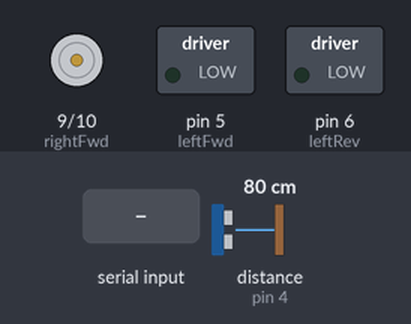
Simulated run of this sketch. Board: Arduino Uno, built with avr-gcc and run on an emulated ATmega328P. On the bench: motor-driver pin pairs drawn as motors (green arrow = first pin HIGH = forward, orange = second pin HIGH = backward, longer = more drive), switched loads named in the sketch (green lamp = pin HIGH). Wiring (inferred from the names in the program): ultrasonic range finder: trigger pin 3; echo pin 4. The test bench sets the inputs (shaded band); at power-on: distance to the obstacle (sensor on pin 4) 80 cm. The echo pulse lasts 58.3 µs per cm; pins used as bus, display or sensor lines are not drawn.

Above: at 1.2 s.
1.3 s: "MOTOR 1\n" received over Serial
At 2.5 s:
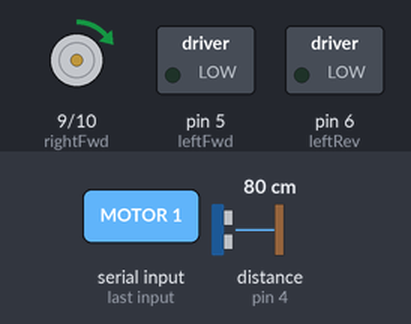
2.8 s: "MOTOR 150\n" received over Serial
At 3.8 s:
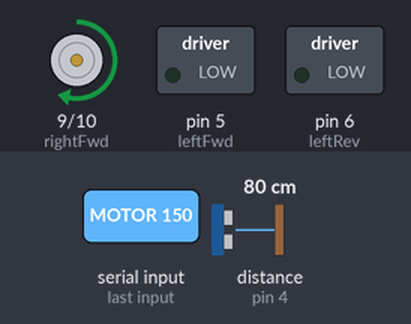
4.3 s: distance to the obstacle (sensor on pin 4) set to 12 cm
5.8 s: distance to the obstacle (sensor on pin 4) set to 9 cm
At 6.9 s:
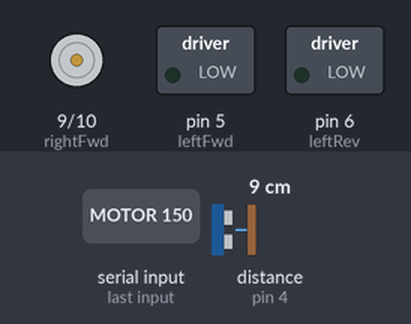
Timing chart, 0 to 8.3 s (numbered marks = the images above; inputs shaded):
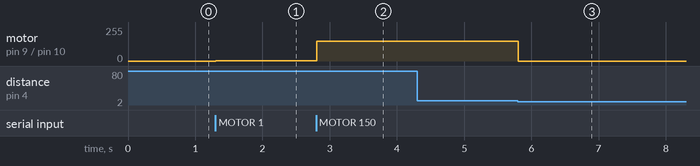

Measured:
- the behaviour switches between 11 and 10 cm on distance to the obstacle (sensor on pin 4) (found by bisection; images 2 and 3)
- after the input at 1.3 s, motor on pin 9 (rightFwd) / pin 10 (rightRev): stopped → forward 1/255 at once
- after the input at 2.8 s, motor on pin 9 (rightFwd) / pin 10 (rightRev): forward 1/255 → forward 150/255 at once
- after the input at 4.3 s, every drawn part: stays the same
- after the input at 5.8 s, motor on pin 9 (rightFwd) / pin 10 (rightRev): forward 150/255 → stopped at once

The sketch:

arduinocode.ino
```cpp
// Pin definitions for motors
const int rightFwd = 9;
const int rightRev = 10;
const int leftFwd = 5;
const int leftRev = 6;

// Pin definitions for ultrasonic sensor
const int trigPin = 3;
const int echoPin = 4;

// Motor control variables
int rightPwm = 0;
int leftPwm = 0;

// Function to update PWM values
void updatePwm(int rightPwm, int leftPwm) {
  analogWrite(rightFwd, rightPwm);
  analogWrite(leftFwd, leftPwm);
  analogWrite(rightRev, 0);
  analogWrite(leftRev, 0);
}

// Function to stop motors
void pwmStop() {
  analogWrite(rightFwd, 0);
  analogWrite(rightRev, 0);
  analogWrite(leftFwd, 0);
  analogWrite(leftRev, 0);
}

// Function to get distance from ultrasonic sensor
long getDistance() {
  digitalWrite(trigPin, LOW);
  delayMicroseconds(2);
  digitalWrite(trigPin, HIGH);
  delayMicroseconds(10);
  digitalWrite(trigPin, LOW);

  long duration = pulseIn(echoPin, HIGH);
  long distance = (duration / 2) / 29.1;  // Convert to cm
  return distance;
}

void setup() {
  // Initialize motor pins
  pinMode(rightFwd, OUTPUT);
  pinMode(rightRev, OUTPUT);
  pinMode(leftFwd, OUTPUT);
  pinMode(leftRev, OUTPUT);

  // Initialize pins for ultrasonic sensor
  pinMode(trigPin, OUTPUT);
  pinMode(echoPin, INPUT);

  // Initialize serial communication
  Serial.begin(9600);

  // Stop motors at startup
  pwmStop();
}

void loop() {
  // Read distance from ultrasonic sensor
  long distance = getDistance();

  // If distance is less than 10 cm, stop the motors
  if (distance < 10) {
    pwmStop();
  } else {
    // Check for incoming serial data
    if (Serial.available() > 0) {
      String command = Serial.readStringUntil('\n');

      // Process motor command
      if (command.startsWith("MOTOR")) {
        int separatorIndex = command.indexOf(' ', 6);
        rightPwm = command.substring(6, separatorIndex).toInt();
        leftPwm = command.substring(separatorIndex + 1).toInt();
        updatePwm(rightPwm, leftPwm);
      } else if (command.startsWith("STOP")) {
        pwmStop();
      }
    }
  }
}
```
